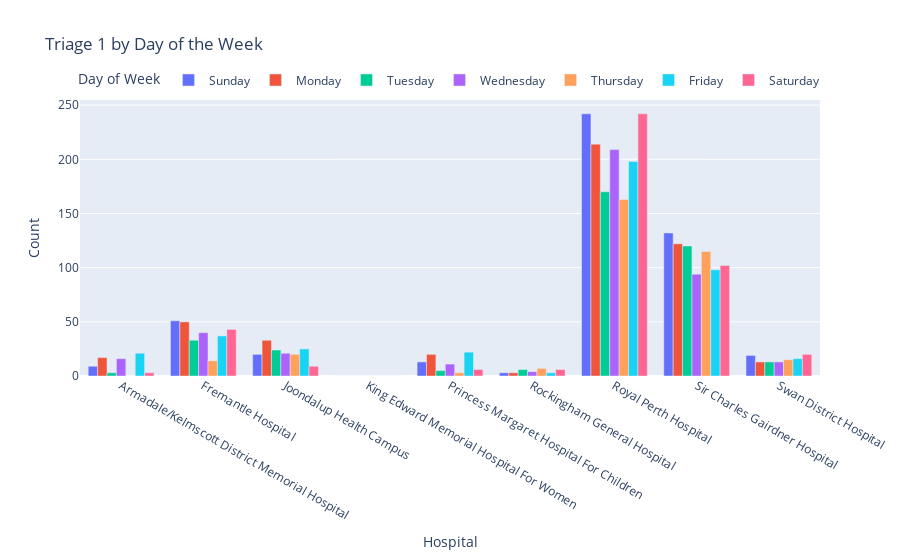

The notebook cell saved with this chart:
### Markdown cell above
##### Plot of hospital triage admissions for each day of the week

### Code cell
# Plot of hospital triage 1 for each day of the week. Repeat for triage 2, 3, 4 and 5. Place plot one under the other
# Create a new column with the day of the week
hospital_df['Date'] = pd.to_datetime(hospital_df['Date'])
hospital_df['Day of Week'] = hospital_df['Date'].dt.day_name()

# Set the order of the days of the week
days_order = ['Sunday', 'Monday', 'Tuesday', 'Wednesday', 'Thursday', 'Friday', 'Saturday']
hospital_df['Day of Week'] = pd.Categorical(hospital_df['Day of Week'], categories=days_order, ordered=True)

# Function to plot triage data by day of the week
def plot_triage_by_day(triage_column):
    triage_by_day = hospital_df.groupby(['Hospital', 'Day of Week'])[triage_column].sum().reset_index()
    fig = px.bar(triage_by_day, 
                 x='Hospital', 
                 y=triage_column, 
                 color='Day of Week', 
                 title=f'{triage_column} by Day of the Week',
                 labels={triage_column: 'Count'},
                 barmode='group')
    fig.update_layout(xaxis_title='Hospital',
                      yaxis_title='Count',
                      legend_title='Day of Week',
                      legend=dict(orientation="h", 
                                  yanchor="bottom", 
                                  y=1.02, 
                                  xanchor="center", 
                                  x=0.5))
    fig.show()

# Plot triage data for each triage level
for triage in ['Triage 1', 'Triage 2', 'Triage 3', 'Triage 4', 'Triage 5']:
    plot_triage_by_day(triage)

### Figure 1 — Plotly figure (JSON) as saved in the notebook; plotly's stock layout.template omitted (floating-point values rounded to 4 significant figures)
{"data": [{"alignmentgroup": "True", "hovertemplate": "Day of Week=Sunday<br>Hospital=%{x}<br>Count=%{y}<extra></extra>", "legendgroup": "Sunday", "marker": {"color": "#636efa", "pattern": {"shape": ""}}, "name": "Sunday", "offsetgroup": "Sunday", "orientation": "v", "showlegend": true, "textposition": "auto", "type": "bar", "x": ["Armadale/Kelmscott District Memorial Hospital", "Fremantle Hospital", "Joondalup Health Campus", "King Edward Memorial Hospital For Women", "Princess Margaret Hospital For Children", "Rockingham General Hospital", "Royal Perth Hospital", "Sir Charles Gairdner Hospital", "Swan District Hospital"], "xaxis": "x", "y": [9, 51, 20, 0, 13, 3, 242, 132, 19], "yaxis": "y"}, {"alignmentgroup": "True", "hovertemplate": "Day of Week=Monday<br>Hospital=%{x}<br>Count=%{y}<extra></extra>", "legendgroup": "Monday", "marker": {"color": "#EF553B", "pattern": {"shape": ""}}, "name": "Monday", "offsetgroup": "Monday", "orientation": "v", "showlegend": true, "textposition": "auto", "type": "bar", "x": ["Armadale/Kelmscott District Memorial Hospital", "Fremantle Hospital", "Joondalup Health Campus", "King Edward Memorial Hospital For Women", "Princess Margaret Hospital For Children", "Rockingham General Hospital", "Royal Perth Hospital", "Sir Charles Gairdner Hospital", "Swan District Hospital"], "xaxis": "x", "y": [17, 50, 33, 0, 20, 3, 214, 122, 13], "yaxis": "y"}, {"alignmentgroup": "True", "hovertemplate": "Day of Week=Tuesday<br>Hospital=%{x}<br>Count=%{y}<extra></extra>", "legendgroup": "Tuesday", "marker": {"color": "#00cc96", "pattern": {"shape": ""}}, "name": "Tuesday", "offsetgroup": "Tuesday", "orientation": "v", "showlegend": true, "textposition": "auto", "type": "bar", "x": ["Armadale/Kelmscott District Memorial Hospital", "Fremantle Hospital", "Joondalup Health Campus", "King Edward Memorial Hospital For Women", "Princess Margaret Hospital For Children", "Rockingham General Hospital", "Royal Perth Hospital", "Sir Charles Gairdner Hospital", "Swan District Hospital"], "xaxis": "x", "y": [3, 33, 24, 0, 5, 6, 170, 120, 13], "yaxis": "y"}, {"alignmentgroup": "True", "hovertemplate": "Day of Week=Wednesday<br>Hospital=%{x}<br>Count=%{y}<extra></extra>", "legendgroup": "Wednesday", "marker": {"color": "#ab63fa", "pattern": {"shape": ""}}, "name": "Wednesday", "offsetgroup": "Wednesday", "orientation": "v", "showlegend": true, "textposition": "auto", "type": "bar", "x": ["Armadale/Kelmscott District Memorial Hospital", "Fremantle Hospital", "Joondalup Health Campus", "King Edward Memorial Hospital For Women", "Princess Margaret Hospital For Children", "Rockingham General Hospital", "Royal Perth Hospital", "Sir Charles Gairdner Hospital", "Swan District Hospital"], "xaxis": "x", "y": [16, 40, 21, 0, 11, 4, 209, 94, 13], "yaxis": "y"}, {"alignmentgroup": "True", "hovertemplate": "Day of Week=Thursday<br>Hospital=%{x}<br>Count=%{y}<extra></extra>", "legendgroup": "Thursday", "marker": {"color": "#FFA15A", "pattern": {"shape": ""}}, "name": "Thursday", "offsetgroup": "Thursday", "orientation": "v", "showlegend": true, "textposition": "auto", "type": "bar", "x": ["Armadale/Kelmscott District Memorial Hospital", "Fremantle Hospital", "Joondalup Health Campus", "King Edward Memorial Hospital For Women", "Princess Margaret Hospital For Children", "Rockingham General Hospital", "Royal Perth Hospital", "Sir Charles Gairdner Hospital", "Swan District Hospital"], "xaxis": "x", "y": [0, 14, 20, 0, 3, 7, 163, 115, 15], "yaxis": "y"}, {"alignmentgroup": "True", "hovertemplate": "Day of Week=Friday<br>Hospital=%{x}<br>Count=%{y}<extra></extra>", "legendgroup": "Friday", "marker": {"color": "#19d3f3", "pattern": {"shape": ""}}, "name": "Friday", "offsetgroup": "Friday", "orientation": "v", "showlegend": true, "textposition": "auto", "type": "bar", "x": ["Armadale/Kelmscott District Memorial Hospital", "Fremantle Hospital", "Joondalup Health Campus", "King Edward Memorial Hospital For Women", "Princess Margaret Hospital For Children", "Rockingham General Hospital", "Royal Perth Hospital", "Sir Charles Gairdner Hospital", "Swan District Hospital"], "xaxis": "x", "y": [21, 37, 25, 0, 22, 3, 198, 98, 16], "yaxis": "y"}, {"alignmentgroup": "True", "hovertemplate": "Day of Week=Saturday<br>Hospital=%{x}<br>Count=%{y}<extra></extra>", "legendgroup": "Saturday", "marker": {"color": "#FF6692", "pattern": {"shape": ""}}, "name": "Saturday", "offsetgroup": "Saturday", "orientation": "v", "showlegend": true, "textposition": "auto", "type": "bar", "x": ["Armadale/Kelmscott District Memorial Hospital", "Fremantle Hospital", "Joondalup Health Campus", "King Edward Memorial Hospital For Women", "Princess Margaret Hospital For Children", "Rockingham General Hospital", "Royal Perth Hospital", "Sir Charles Gairdner Hospital", "Swan District Hospital"], "xaxis": "x", "y": [3, 43, 9, 0, 6, 6, 242, 102, 20], "yaxis": "y"}], "layout": {"barmode": "group", "legend": {"orientation": "h", "title": {"text": "Day of Week"}, "tracegroupgap": 0, "x": 0.5, "xanchor": "center", "y": 1.02, "yanchor": "bottom"}, "title": {"text": "Triage 1 by Day of the Week"}, "xaxis": {"anchor": "y", "domain": [0, 1], "title": {"text": "Hospital"}}, "yaxis": {"anchor": "x", "domain": [0, 1], "title": {"text": "Count"}}}}
